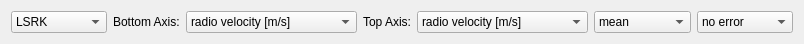
   <widget class="QWidget" name="layoutWidget">
    <property name="geometry">
     <rect>
      <x>10</x>
      <y>460</y>
      <width>804</width>
      <height>25</height>
     </rect>
    </property>
    <layout class="QHBoxLayout" name="horizontalLayout_26">
     <item>
      <widget class="QComboBox" name="spcRef">
       <property name="toolTip">
        <string>Select the spectral reference system.</string>
       </property>
       <item>
        <property name="text">
         <string>LSRK</string>
        </property>
       </item>
       <item>
        <property name="text">
         <string>LSRD</string>
        </property>
       </item>
       <item>
        <property name="text">
         <string>BARY</string>
        </property>
       </item>
       <item>
        <property name="text">
         <string>TOPO</string>
        </property>
       </item>
      </widget>
     </item>
     <item>
      <layout class="QHBoxLayout" name="horizontalLayout_25">
       <item>
        <widget class="QLabel" name="label_5">
         <property name="text">
          <string>&lt;font color='black'&gt;Bottom Axis:&lt;/fong&gt;</string>
         </property>
        </widget>
       </item>
       <item>
        <widget class="QComboBox" name="bottomAxisCType">
         <property name="toolTip">
          <string>Select the plot unit.</string>
         </property>
         <item>
          <property name="text">
           <string>radio velocity [m/s]</string>
          </property>
         </item>
         <item>
          <property name="text">
           <string>radio velocity [km/s]</string>
          </property>
         </item>
         <item>
          <property name="text">
           <string>optical velocity [m/s]</string>
          </property>
         </item>
         <item>
          <property name="text">
           <string>optical velocity [km/s]</string>
          </property>
         </item>
         <item>
          <property name="text">
           <string>frequency [Hz]</string>
          </property>
         </item>
         <item>
          <property name="text">
           <string>frequency [MHz]</string>
          </property>
         </item>
         <item>
          <property name="text">
           <string>frequency [GHz]</string>
          </property>
         </item>
         <item>
          <property name="text">
           <string>wavelength [mm]</string>
          </property>
         </item>
         <item>
          <property name="text">
           <string>wavelength [um]</string>
          </property>
         </item>
         <item>
          <property name="text">
           <string>wavelength [nm]</string>
          </property>
         </item>
         <item>
          <property name="text">
           <string>wavelength [Angstrom]</string>
          </property>
         </item>
         <item>
          <property name="text">
           <string>air wavelength [mm]</string>
          </property>
         </item>
         <item>
          <property name="text">
           <string>air wavelength [um]</string>
          </property>
         </item>
         <item>
          <property name="text">
           <string>air wavelength [nm]</string>
          </property>
         </item>
         <item>
          <property name="text">
           <string>air wavelength [Angstrom]</string>
          </property>
         </item>
         <item>
          <property name="text">
           <string>channel</string>
          </property>
         </item>
        </widget>
       </item>
      </layout>
     </item>
     <item>
      <layout class="QHBoxLayout" name="horizontalLayout_5">
       <item>
        <widget class="QLabel" name="label_6">
         <property name="text">
          <string>&lt;font color='black'&gt;Top Axis:&lt;/font&gt;</string>
         </property>
        </widget>
       </item>
       <item>
        <widget class="QComboBox" name="topAxisCType">
         <property name="toolTip">
          <string>Select the plot unit.</string>
         </property>
         <item>
          <property name="text">
           <string>radio velocity [m/s]</string>
          </property>
         </item>
         <item>
          <property name="text">
           <string>radio velocity [km/s]</string>
          </property>
         </item>
         <item>
          <property name="text">
           <string>optical velocity [m/s]</string>
          </property>
         </item>
         <item>
          <property name="text">
           <string>optical velocity [km/s]</string>
          </property>
         </item>
         <item>
          <property name="text">
           <string>frequency [Hz]</string>
          </property>
         </item>
         <item>
          <property name="text">
           <string>frequency [MHz]</string>
          </property>
         </item>
         <item>
          <property name="text">
           <string>frequency [GHz]</string>
          </property>
         </item>
         <item>
          <property name="text">
           <string>wavelength [mm]</string>
          </property>
         </item>
         <item>
          <property name="text">
           <string>wavelength [um]</string>
          </property>
         </item>
         <item>
          <property name="text">
           <string>wavelength [nm]</string>
          </property>
         </item>
         <item>
          <property name="text">
           <string>wavelength [Angstrom]</string>
          </property>
         </item>
         <item>
          <property name="text">
           <string>air wavelength [mm]</string>
          </property>
         </item>
         <item>
          <property name="text">
           <string>air wavelength [um]</string>
          </property>
         </item>
         <item>
          <property name="text">
           <string>air wavelength [nm]</string>
          </property>
         </item>
         <item>
          <property name="text">
           <string>air wavelength [Angstrom]</string>
          </property>
         </item>
         <item>
          <property name="text">
           <string>channel</string>
          </property>
         </item>
        </widget>
       </item>
      </layout>
     </item>
     <item>
      <widget class="QComboBox" name="plotMode">
       <property name="toolTip">
        <string>Choose the combine type.</string>
       </property>
       <item>
        <property name="text">
         <string>mean</string>
        </property>
       </item>
       <item>
        <property name="text">
         <string>median</string>
        </property>
       </item>
       <item>
        <property name="text">
         <string>sum</string>
        </property>
       </item>
       <item>
        <property name="text">
         <string>flux</string>
        </property>
       </item>
      </widget>
     </item>
     <item>
      <widget class="QComboBox" name="errorMode">
       <property name="toolTip">
        <string>Choose the error type.</string>
       </property>
       <item>
        <property name="text">
         <string>no error</string>
        </property>
       </item>
       <item>
        <property name="text">
         <string>rmse</string>
        </property>
       </item>
       <item>
        <property name="text">
         <string>propagated</string>
        </property>
       </item>
      </widget>
     </item>
    </layout>
   </widget>
